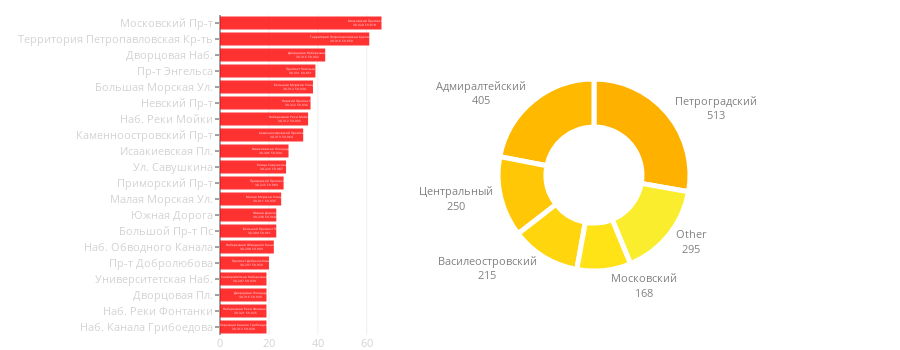

The code cell stored with this chart in its notebook:
### Code cell
street_area_combine(city_data)

### Figure 1 — Plotly figure (JSON) as saved in the notebook; plotly's stock layout.template omitted (floating-point values rounded to 4 significant figures)
{"data": [{"hoverinfo": "text", "marker": {"color": "red"}, "opacity": 0.8, "orientation": "h", "showlegend": false, "text": ["Московский Проспект<br>30.320 59.878", "Территория Петропавловская Крепость<br>30.316 59.950", "Дворцовая Набережная<br>30.316 59.942", "Проспект Энгельса<br>30.331 60.051", "Большая Морская Улица<br>30.312 59.934", "Невский Проспект<br>30.322 59.936", "Набережная Реки Мойки<br>30.312 59.935", "Каменноостровский Проспект<br>30.313 59.964", "Исаакиевская Площадь<br>30.306 59.934", "Улица Савушкина<br>30.226 59.987", "Приморский Проспект<br>30.225 59.983", "Малая Морская Улица<br>30.311 59.935", "Южная Дорога<br>30.238 59.968", "Большой Проспект Пс<br>30.304 59.961", "Набережная Обводного Канала<br>30.298 59.909", "Проспект Добролюбова<br>30.297 59.950", "Университетская Набережная<br>30.297 59.939", "Дворцовая Площадь<br>30.316 59.939", "Набережная Реки Фонтанки<br>30.321 59.925", "Набережная Канала Грибоедова<br>30.312 59.928"], "type": "bar", "uid": "f72f9992-58aa-11e9-9240-3c15c2cf2370", "x": [66, 61, 43, 39, 38, 37, 36, 34, 28, 27, 26, 25, 23, 23, 22, 20, 19, 19, 19, 19], "y": ["Московский Пр-т", "Территория Петропавловская Кр-ть", "Дворцовая Наб.", "Пр-т Энгельса", "Большая Морская Ул.", "Невский Пр-т", "Наб. Реки Мойки", "Каменноостровский Пр-т", "Исаакиевская Пл.", "Ул. Савушкина", "Приморский Пр-т", "Малая Морская Ул.", "Южная Дорога", "Большой Пр-т Пс", "Наб. Обводного Канала", "Пр-т Добролюбова", "Университетская Наб.", "Дворцовая Пл.", "Наб. Реки Фонтанки", "Наб. Канала Грибоедова"]}, {"domain": {"x": [0.1, 1], "y": [0.2, 0.8]}, "hole": 0.5, "hoverinfo": "label+percent+value", "labels": ["Петроградский", "Адмиралтейский", "Центральный", "Василеостровский", "Московский", "Other"], "marker": {"colors": ["#ffb100", "#ffba00", "#ffc706", "#ffd50e", "#ffe317", "#faed2d"], "line": {"color": "white", "width": 5}}, "sort": false, "textfont": {"color": "grey", "size": 11}, "textinfo": "label+value", "textposition": "outside", "type": "pie", "uid": "f72f9c94-58aa-11e9-992a-3c15c2cf2370", "values": [513, 405, 250, 215, 168, 295]}], "layout": {"height": 350, "hovermode": "closest", "margin": {"b": 15, "l": 220, "r": 0, "t": 15}, "showlegend": false, "width": 900, "xaxis": {"domain": [0, 0.25], "tickfont": {"color": "lightgrey", "size": 11}}, "yaxis": {"autorange": "reversed", "domain": [0, 1], "tickfont": {"color": "lightgrey", "size": 11}, "ticklen": 4}}}
